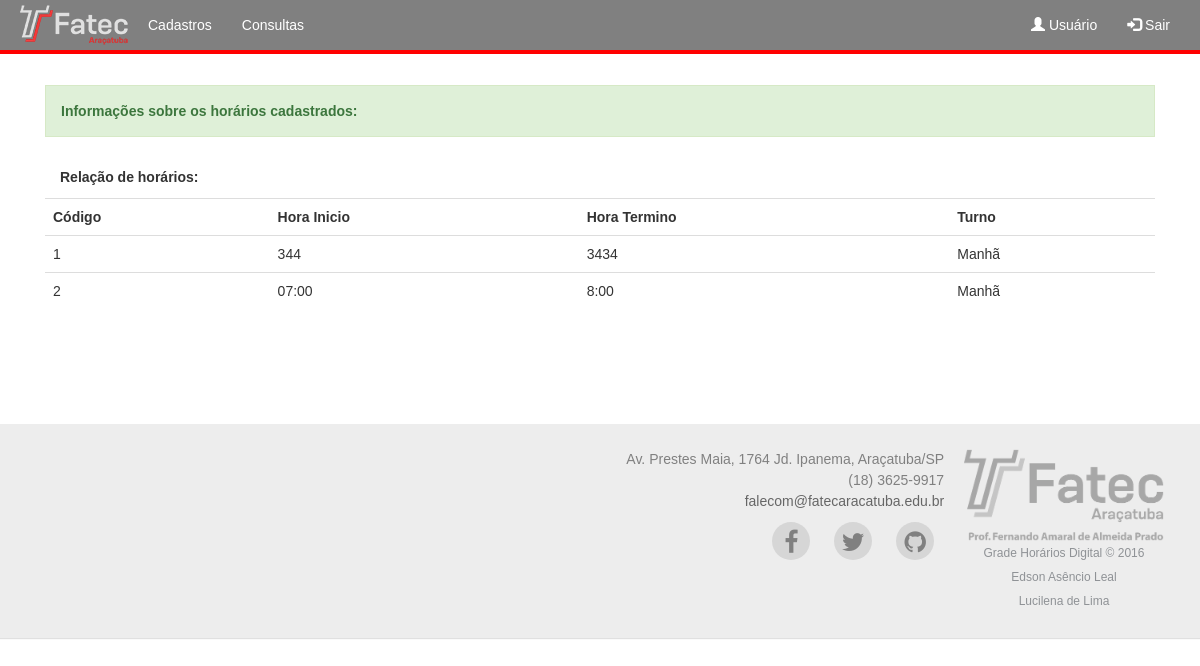
/listagem_horarios.php, run on an earlier commit of the app's database.
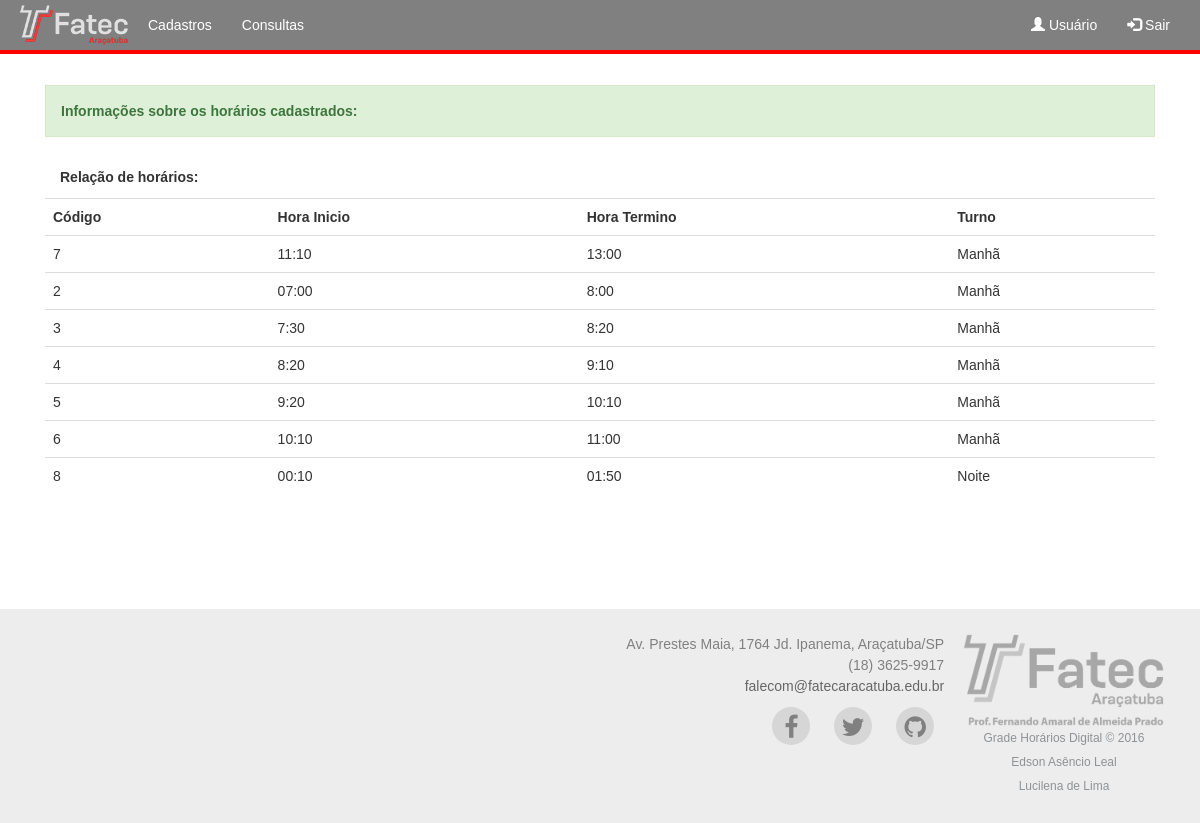
And on a later commit of the database.
### tables this page shows
CREATE TABLE `horario` (
  `cod_horario` int(5) NOT NULL,
  `hora_inicio` varchar(5) NOT NULL,
  `hora_termino` varchar(5) NOT NULL,
  `turno` varchar(50) NOT NULL
);

### listagem_horarios.php (the view, shortened to what this page needs)
<?php
    include("conexao.php");
    $consulta = "SELECT * FROM horario";
    $con = $mysqli->query($consulta) or die($mysqli->error);
?>
<!DOCTYPE html>
<html lang="pt-br">
<head>
    <link href="css/bootstrap.min.css" rel="stylesheet">
    <link rel="stylesheet" href="css/font-awesome.min.css">
    <link rel="stylesheet" href="css/demo.css">
	<link rel="stylesheet" href="css/footer-distributed-with-address-and-phones.css">
	<link rel="stylesheet" href="mdl/material.min.css">
	<link href="css/hover.css" rel="stylesheet" media="all">
</head>
<body>
    <nav class="navbar navbar-inverse navbar-fixed-top" role="navigation" >
        <div class="container">
            <div class="navbar-header">
                <a class="navbar-brand" href="index.html">
                    <img src="png/fatec-small.png" alt="">
                </a>
            </div>
            <div class="collapse navbar-collapse" id="bs-example-navbar-collapse-1">
                <ul class="nav navbar-nav">
                    <li>
                        <a href="cadastro.html">Cadastros</a>
                    </li>
                    <li>
                        <a href="consulta.html">Consultas</a>
                    </li>
                </ul>
                <ul class="nav navbar-nav navbar-right">
				      <li><a href="#"><span class="glyphicon glyphicon-user"></span> Usuário</a></li>
				      <li><a href="#"><span class="glyphicon glyphicon-log-in"></span> Sair</a></li>
    			</ul>
            </div>
        </div>
    </nav>
		<div class="container">
		<div class="panel-body col-xs-12 col-md-12">
            <div class="alert alert-success">
              <b>Informações sobre os horários cadastrados:</b>
            </div>
			  <div class="panel-heading"><b>Relação de horários:</b></div>
            <table class="table">
                <tr>
                    <td><b>Código</b></td>
                    <td><b>Hora Inicio</b></td>
                    <td><b>Hora Termino</b></td>
                    <td><b>Turno</b></td>
                </tr>
                <?php while ($dado = $con->fetch_array()){ ?>
                <tr>
                    <td><?php echo $dado["cod_horario"]; ?></td>
                    <td><?php echo $dado["hora_inicio"]; ?></td>
                    <td><?php echo $dado["hora_termino"]; ?></td>
                    <td><?php echo $dado["turno"]; ?></td>
                </tr>
                <?php }?>
            </table>
          </div>
		</div>
    <footer class="footer-distributed">
			<div class="footer-center">
				<div>
					<span>Av. Prestes Maia, 1764 </span>Jd. Ipanema, Araçatuba/SP
				</div>
				<div>
					(18) 3625-9917
				</div>
				<div>
					<a href="mailto:support@company.com">falecom@fatecaracatuba.edu.br</a>
				</div>
					<a href="#"><i class="fa fa-facebook"></i></a>
					<a href="#"><i class="fa fa-twitter"></i></a>
					<a href="#"><i class="fa fa-github"></i></a>
			</div>
			<div class="footer-right">
				<img src="png/fatec.png" width="200px">
				<p class="footer-company-name">Grade Horários Digital &copy; 2016
                <br>Edson Asêncio Leal
                <br>Lucilena de Lima</p>
			</div>
		</footer>
</body>
</html>

### css/demo.css (style rules this page uses)
* { padding:0; margin:0; }
html { background-color: #eaf0f2; }
body { font:14px/1.5 Arial, Helvetica, sans-serif; }
footer { position: fixed; bottom: 0; }
@media (max-height:800px) { footer { position: static; } }

### css/footer-distributed-with-address-and-phones.css (style rules this page uses)
.footer-distributed { background-color: #ededed; box-shadow: 0 1px 1px 0 rgba(0, 0, 0, 0.12); box-sizing: border-box; width: 100%; text-align: right; font: 14px/1.5 Arial, Helvetica, sans-serif; color: gray; padding: 25px 20px; margin-top: 80px; }
.footer-distributed .footer-left, .footer-distributed .footer-center, .footer-distributed .footer-right { display: inline-block; vertical-align: top; }
.footer-distributed .footer-company-name { color: #8f9296; font-size: 12px; font-weight: normal; margin: 0; }
.footer-distributed .footer-center { width: 40%; }
.footer-distributed .footer-center i { background-color: #d6d6d6; color: gray; font-size: 25px; width: 38px; height: 38px; border-radius: 50%; text-align: center; line-height: 42px; margin: 10px 10px; vertical-align: middle; }
.footer-distributed .footer-right { width: 20%; text-align: center; }

### listagem_horarios.php (style rules this page uses)
body { padding-top: 70px; }

What changed in the data, as far as the page shows it:
removed horario: cod_horario "1", hora_inicio "344", hora_termino "3434", turno "Manhã"
added horario: cod_horario "7", hora_inicio "11:10", hora_termino "13:00", turno "Manhã"
added horario: cod_horario "3", hora_inicio "7:30", hora_termino "8:20", turno "Manhã"
added horario: cod_horario "4", hora_inicio "8:20", hora_termino "9:10", turno "Manhã"
added horario: cod_horario "5", hora_inicio "9:20", hora_termino "10:10", turno "Manhã"
added horario: cod_horario "6", hora_inicio "10:10", hora_termino "11:00", turno "Manhã"
added horario: cod_horario "8", hora_inicio "00:10", hora_termino "01:50", turno "Noite"
